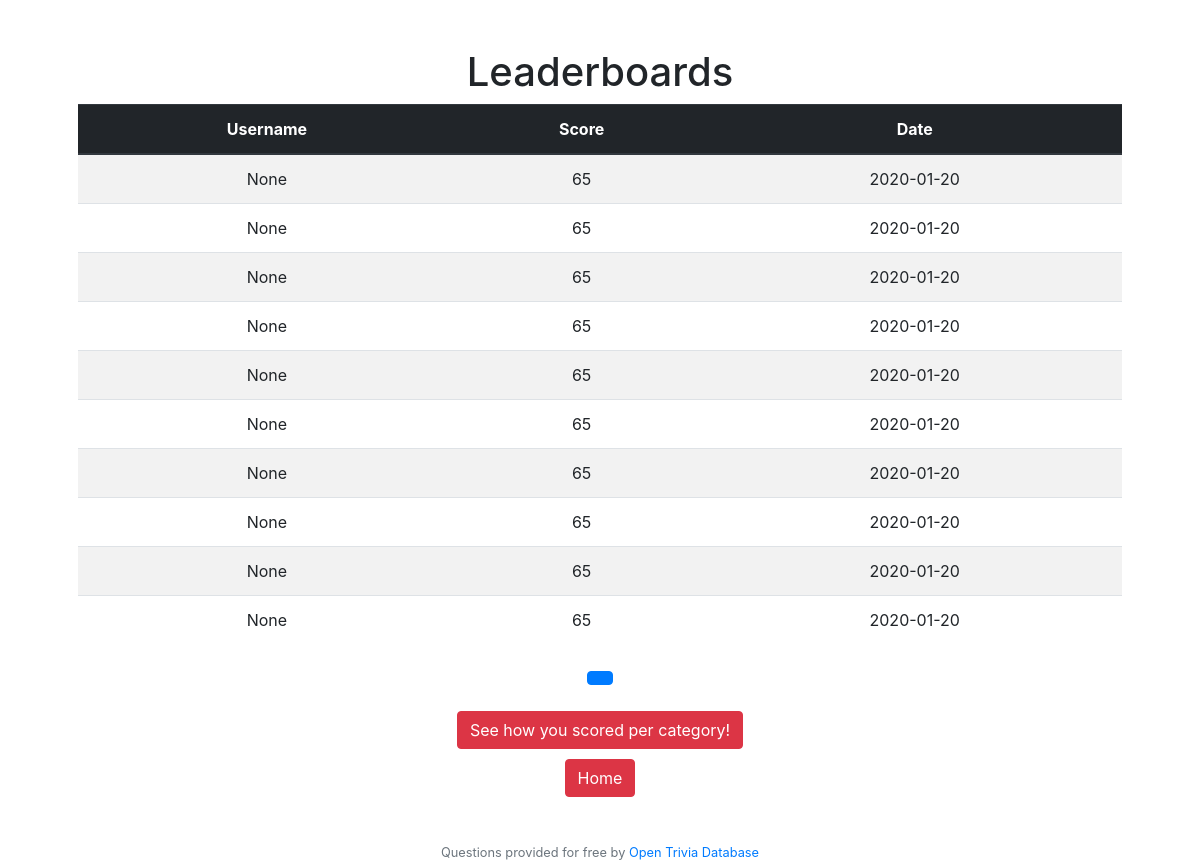
/leaderboard, run on an earlier commit of the app's database.
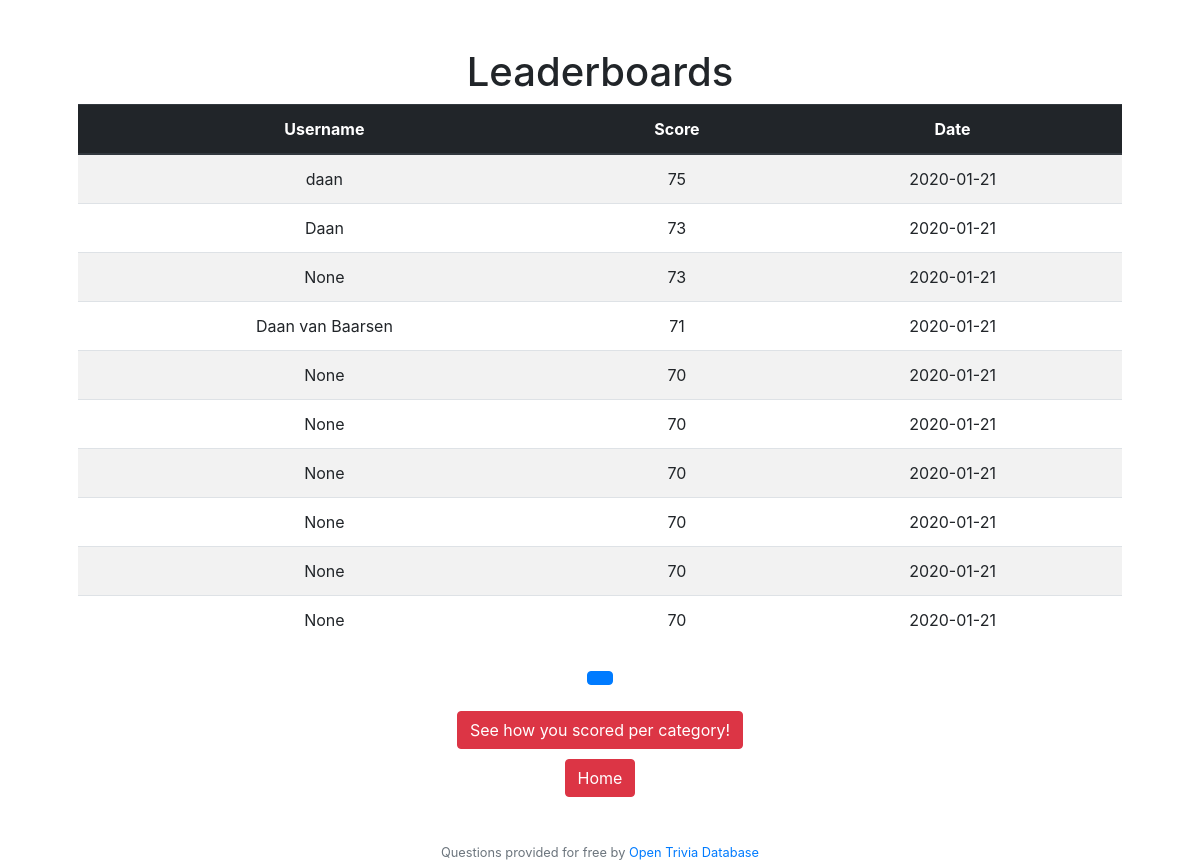
And on a later commit of the database.
### tables this page shows
CREATE TABLE 'scores' ('id' integer PRIMARY KEY AUTOINCREMENT NOT NULL, 'username' varchar(16), 'score' integer NOT NULL, 'date' date NOT NULL DEFAULT CURRENT_DATE);

### application.py (the view)
@app.route("/leaderboard")
def leaderboard():
    topscores = db.execute("SELECT * FROM scores ORDER BY score")[::-1][:10]
    return render_template("leaderboard.html", scores=topscores)

### application.py (called while the page is built)
@app.after_request
def after_request(response):
    response.headers["Cache-Control"] = "no-cache, no-store, must-revalidate"
    response.headers["Expires"] = 0
    response.headers["Pragma"] = "no-cache"
    return response

### templates/leaderboard.html
{% extends "layout.html" %}
{% block main %}
<h1>Leaderboards</h1>
<div id="leaderboard">
  <table class="table table-striped">
    <thead class="thead-dark">
      <tr>
        <th scope="col">Username</th>
        <th scope="col">Score</th>
        <th scope="col">Date</th>
      </tr>
    </thead>
    <tbody>
      {% for score in scores %}
      <tr>
        <td> {{score.username}} </td>
        <td> {{score.score}}</td></td>
        <td> {{score.date}}</td>
      </tr>
      {% endfor %}
    </tbody>
  </table>
</div>
<form action="/quiz" method="get">
    <p><button type="submit" class="btn btn-primary"> {{played}} </button></p>
</form>
<form action="/barchart" method="get">
    <button type="submit" class="btn btn-danger" margin="20px">See how you scored per category!</button>
</form>
<form action="/" method="get">
    <p><button type="submit" class="btn btn-danger">Home</button></p>
</form>
{% endblock %}

### templates/layout.html (shortened to what this page needs)
<!DOCTYPE HTML>
<html lang="en">
    <head>
        <link href="https://maxcdn.bootstrapcdn.com/bootstrap/4.1.3/css/bootstrap.min.css" rel="stylesheet">
        <link rel="stylesheet" type="text/css" href="/static/styles.css">
    </head>
    <body>
        <main class = "container p-5">
            {% block main %}
            {% endblock %}
            <footer class = "small text-center text-muted">
                Questions provided for free by <a href = "https://opentdb.com/">Open Trivia Database</a>
            </footer>
        </main>
    </body>
</html>

### static/styles.css (style rules this page uses)
main { overflow-x: auto; text-align: center; }
button { margin: 5px; }
#leaderboard { overflow-y: auto; overflow-x: auto; height: 65vh; }
footer { position: fixed; width: 100%; bottom: 0; left: 0; }

What changed in the data, as far as the page shows it:
removed scores: username "None", score "65", date "2020-01-20"
removed scores: username "None", score "65", date "2020-01-20"
removed scores: username "None", score "65", date "2020-01-20"
removed scores: username "None", score "65", date "2020-01-20"
removed scores: username "None", score "65", date "2020-01-20"
removed scores: username "None", score "65", date "2020-01-20"
removed scores: username "None", score "65", date "2020-01-20"
removed scores: username "None", score "65", date "2020-01-20"
removed scores: username "None", score "65", date "2020-01-20"
removed scores: username "None", score "65", date "2020-01-20"
added scores: username "daan", score "75", date "2020-01-21"
added scores: username "Daan", score "73", date "2020-01-21"
added scores: username "None", score "73", date "2020-01-21"
added scores: username "Daan van Baarsen", score "71", date "2020-01-21"
added scores: username "None", score "70", date "2020-01-21"
added scores: username "None", score "70", date "2020-01-21"
added scores: username "None", score "70", date "2020-01-21"
added scores: username "None", score "70", date "2020-01-21"
added scores: username "None", score "70", date "2020-01-21"
added scores: username "None", score "70", date "2020-01-21"
